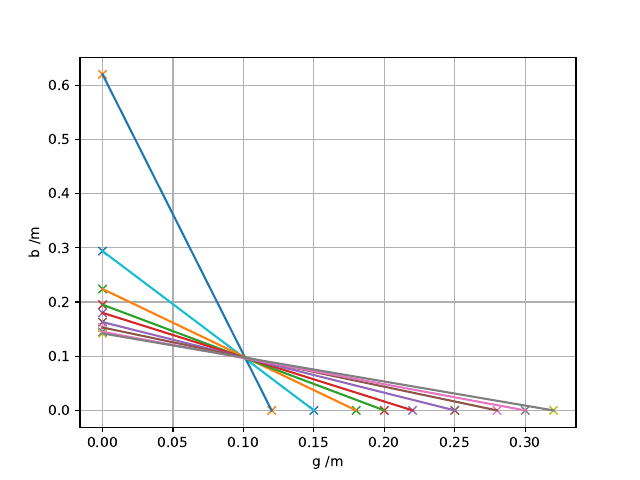

Write the Python code that produced this figure.

import numpy as np
import sympy as s
import matplotlib.pyplot as plt
from scipy.optimize import curve_fit
from pylab import figure, axes, pie, title, show

print('Graphik1')
print('Steigung','Y-Achsenabschnitt')
x=(0.15 , 0     )
y=(0    , 0.294 )
def f(x,a,b):
    return a*x+b
opt, cov = curve_fit(f, x, y)
print(opt)
print(np.diag(cov**(1/2)))
x_new = np.linspace(x[0], x[1], 500)

x2=( 0.12 ,     0 )
y2=(    0 , 0.620 )
def f2(x2,a2,b2):
    return a2*x2+b2
opt2, cov2 = curve_fit(f2, x2, y2)
print(opt2)
print(np.diag(cov2**(1/2)))
x2_new = np.linspace(x2[0], x2[1], 500)

x3=( 0.18 ,     0 )
y3=(    0 , 0.224 )
def f3(x3,a3,b3):
    return a3*x3+b3
opt3, cov3 = curve_fit(f3, x3, y3)
print(opt3)
print(np.diag(cov3**(1/2)))
x3_new = np.linspace(x3[0], x3[1], 500)

x4=( 0.20 ,     0 )
y4=(    0 , 0.195 )
def f4(x4,a4,b4):
    return a4*x4+b4
opt4, cov4 = curve_fit(f4, x4, y4)
print(opt4)
print(np.diag(cov4**(1/2)))
x4_new = np.linspace(x4[0], x4[1], 500)

x5=( 0.22 ,     0 )
y5=(    0 , 0.180 )
def f5(x5,a5,b5):
    return a5*x5+b5
opt5, cov5 = curve_fit(f5, x5, y5)
print(opt5)
print(np.diag(cov5**(1/2)))
x5_new = np.linspace(x5[0], x5[1], 500)

x6=( 0.25 ,     0 )
y6=(    0 , 0.163 )
def f6(x6,a6,b6):
    return a6*x6+b6
opt6, cov6 = curve_fit(f6, x6, y6)
print(opt6)
print(np.diag(cov6**(1/2)))
x6_new = np.linspace(x6[0], x6[1], 500)

x7=( 0.28 ,     0 )
y7=(    0 , 0.153 )
def f7(x7,a7,b7):
    return a7*x7+b7
opt7, cov7 = curve_fit(f7, x7, y7)
print(opt7)
print(np.diag(cov7**(1/2)))
x7_new = np.linspace(x7[0], x7[1], 500)

x8=( 0.30 ,     0 )
y8=(    0 , 0.145 )
def f8(x8,a8,b8):
    return a8*x8+b8
opt8, cov8 = curve_fit(f8, x8, y8)
print(opt8)
print(np.diag(cov8**(1/2)))
x8_new = np.linspace(x8[0], x8[1], 500)

x9=( 0.32 ,     0 )
y9=(    0 , 0.142 )
def f9(x9,a9,b9):
    return a9*x9+b9
opt9, cov9 = curve_fit(f9, x9, y9)
print(opt9)
print(np.diag(cov9**(1/2)))
x9_new = np.linspace(x9[0], x9[1], 500)

x10=( 0.35 ,    0 )
y10=(    0 , 0.137)
def f10(x10,a10,b10):
    return a10*x10+b10
opt10, cov10 = curve_fit(f10, x10, y10)
print(opt10)
print(np.diag(cov10**(1/2)))
x10_new = np.linspace(x10[0], x10[1], 500)

plt.figure(1)
plt.plot(x,y,'x')
plt.plot(x2,y2,'x')
plt.plot(x3,y3,'x')
plt.plot(x4,y4,'x')
plt.plot(x5,y5,'x')
plt.plot(x6,y6,'x')
plt.plot(x7,y7,'x')
plt.plot(x8,y8,'x')
plt.plot(x9,y9,'x')
#plt.plot(x10,y10,'x')
plt.plot(x_new,f(x_new,*opt),'-')
plt.plot(x2_new,f2(x2_new,*opt2),'-')
plt.plot(x3_new,f3(x3_new,*opt3),'-')
plt.plot(x4_new,f4(x4_new,*opt4),'-')
plt.plot(x5_new,f5(x5_new,*opt5),'-')
plt.plot(x6_new,f6(x6_new,*opt6),'-')
plt.plot(x7_new,f7(x7_new,*opt7),'-')
plt.plot(x8_new,f8(x8_new,*opt8),'-')
plt.plot(x9_new,f9(x9_new,*opt9),'-')
#plt.plot(x10_new,f10(x10_new,*opt10),'-')
plt.xlabel('g /m')
plt.ylabel('b /m')
plt.grid()
plt.legend()




plt.savefig('f100.pdf')
print ('Fertig')
